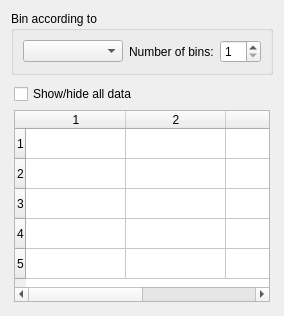
                    <widget class="QWidget" name="tab_4">
                     <attribute name="title">
                      <string>Binning</string>
                     </attribute>
                     <layout class="QGridLayout" name="gridLayout_13">
                      <item row="0" column="0">
                       <widget class="QGroupBox" name="groupBox_5">
                        <property name="sizePolicy">
                         <sizepolicy hsizetype="Preferred" vsizetype="Fixed">
                          <horstretch>0</horstretch>
                          <verstretch>0</verstretch>
                         </sizepolicy>
                        </property>
                        <property name="title">
                         <string>Bin according to</string>
                        </property>
                        <layout class="QGridLayout" name="gridLayout_11">
                         <item row="0" column="0">
                          <widget class="QComboBox" name="BinDataComboBox">
                           <property name="sizePolicy">
                            <sizepolicy hsizetype="Preferred" vsizetype="Fixed">
                             <horstretch>2</horstretch>
                             <verstretch>0</verstretch>
                            </sizepolicy>
                           </property>
                           <property name="toolTip">
                            <string>&lt;html&gt;&lt;head/&gt;&lt;body&gt;&lt;p&gt;Rank the currently displayed dataset in bins according resolution or the values of a selected dataset or singletons. Reflections in the currently displayed dataset not matching any reflections in the selected dataset will be put in a bin labelled with &amp;quot;nan&amp;quot;.&lt;/p&gt;&lt;/body&gt;&lt;/html&gt;</string>
                           </property>
                          </widget>
                         </item>
                         <item row="0" column="1">
                          <widget class="QLabel" name="label_12">
                           <property name="text">
                            <string>Number of bins:</string>
                           </property>
                          </widget>
                         </item>
                         <item row="0" column="2">
                          <widget class="QSpinBox" name="Nbins_spinBox">
                           <property name="sizePolicy">
                            <sizepolicy hsizetype="Minimum" vsizetype="Preferred">
                             <horstretch>0</horstretch>
                             <verstretch>0</verstretch>
                            </sizepolicy>
                           </property>
                           <property name="toolTip">
                            <string>&lt;html&gt;&lt;head/&gt;&lt;body&gt;&lt;p&gt;Select the number of bins for ordering the currently displayed data set. More than about 10-15 bins will slow down the HKLviewer when working with large datasets.&lt;br/&gt;The requested number of bins may not be created if there are zero reflections in some bins.&lt;/p&gt;&lt;/body&gt;&lt;/html&gt;</string>
                           </property>
                           <property name="minimum">
                            <number>1</number>
                           </property>
                           <property name="maximum">
                            <number>20</number>
                           </property>
                          </widget>
                         </item>
                        </layout>
                       </widget>
                      </item>
                      <item row="1" column="0">
                       <widget class="QWidget" name="widget_6" native="true">
                        <property name="sizePolicy">
                         <sizepolicy hsizetype="Preferred" vsizetype="Preferred">
                          <horstretch>0</horstretch>
                          <verstretch>1</verstretch>
                         </sizepolicy>
                        </property>
                        <layout class="QGridLayout" name="gridLayout_12">
                         <property name="leftMargin">
                          <number>3</number>
                         </property>
                         <property name="topMargin">
                          <number>3</number>
                         </property>
                         <property name="rightMargin">
                          <number>3</number>
                         </property>
                         <property name="bottomMargin">
                          <number>3</number>
                         </property>
                         <item row="0" column="0">
                          <widget class="QCheckBox" name="OpaqueAllCheckbox">
                           <property name="text">
                            <string>Show/hide all data</string>
                           </property>
                          </widget>
                         </item>
                         <item row="1" column="0">
                          <widget class="QTableWidget" name="binstable">
                           <property name="sizePolicy">
                            <sizepolicy hsizetype="Expanding" vsizetype="Expanding">
                             <horstretch>0</horstretch>
                             <verstretch>1</verstretch>
                            </sizepolicy>
                           </property>
                           <property name="toolTip">
                            <string>&lt;html&gt;&lt;head/&gt;&lt;body&gt;&lt;p&gt;Change a bin threshold by entering a preferred value in the in the &amp;quot;lower bin value&amp;quot; column for a particular bin.&lt;br/&gt;Change visibility of bins either by ticking or unticking the check boxes or by entering opacity values between 0 and 1. Reflections with values less than 0.3 will not respond to mouse clicks.&lt;br/&gt;&lt;/p&gt;&lt;/body&gt;&lt;/html&gt;</string>
                           </property>
                           <property name="rowCount">
                            <number>5</number>
                           </property>
                           <property name="columnCount">
                            <number>4</number>
                           </property>
                           <row/>
                           <row/>
                           <row/>
                           <row/>
                           <row/>
                           <column/>
                           <column/>
                           <column/>
                           <column/>
                          </widget>
                         </item>
                        </layout>
                       </widget>
                      </item>
                     </layout>
                    </widget>
